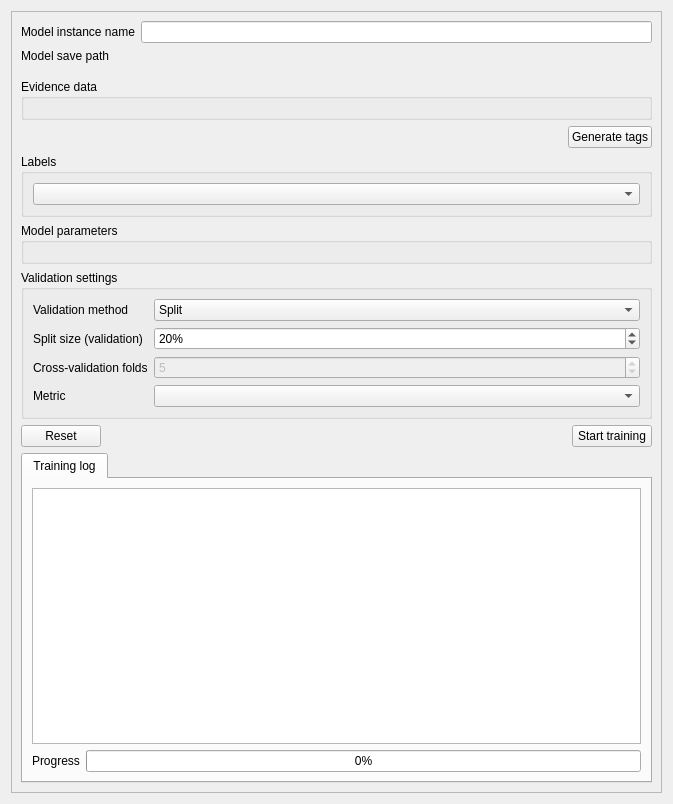
<?xml version="1.0" encoding="UTF-8"?>
<ui version="4.0">
 <class>Form</class>
 <widget class="QWidget" name="Form">
  <property name="geometry">
   <rect>
    <x>0</x>
    <y>0</y>
    <width>673</width>
    <height>804</height>
   </rect>
  </property>
  <property name="windowTitle">
   <string>Form</string>
  </property>
  <layout class="QVBoxLayout" name="verticalLayout_2">
   <item>
    <widget class="QScrollArea" name="scrollArea">
     <property name="widgetResizable">
      <bool>true</bool>
     </property>
     <widget class="QWidget" name="scrollAreaWidgetContents">
      <property name="geometry">
       <rect>
        <x>0</x>
        <y>-27</y>
        <width>639</width>
        <height>811</height>
       </rect>
      </property>
      <layout class="QVBoxLayout" name="verticalLayout">
       <item>
        <layout class="QFormLayout" name="formLayout_5">
         <item row="0" column="0">
          <widget class="QLabel" name="model_name_label">
           <property name="text">
            <string>Model instance name</string>
           </property>
          </widget>
         </item>
         <item row="0" column="1">
          <widget class="QLineEdit" name="train_model_instance_name"/>
         </item>
         <item row="1" column="0">
          <widget class="QLabel" name="label_20">
           <property name="font">
            <font>
             <weight>50</weight>
             <bold>false</bold>
            </font>
           </property>
           <property name="text">
            <string>Model save path</string>
           </property>
           <property name="alignment">
            <set>Qt::AlignBottom|Qt::AlignLeading|Qt::AlignLeft</set>
           </property>
          </widget>
         </item>
         <item row="1" column="1">
          <widget class="QgsFileWidget" name="train_model_save_path">
           <property name="storageMode">
            <enum>QgsFileWidget::SaveFile</enum>
           </property>
          </widget>
         </item>
        </layout>
       </item>
       <item>
        <spacer name="verticalSpacer_2">
         <property name="orientation">
          <enum>Qt::Vertical</enum>
         </property>
         <property name="sizeType">
          <enum>QSizePolicy::Fixed</enum>
         </property>
         <property name="sizeHint" stdset="0">
          <size>
           <width>20</width>
           <height>10</height>
          </size>
         </property>
        </spacer>
       </item>
       <item>
        <widget class="QGroupBox" name="train_evidence_data_box">
         <property name="sizePolicy">
          <sizepolicy hsizetype="Preferred" vsizetype="Maximum">
           <horstretch>0</horstretch>
           <verstretch>0</verstretch>
          </sizepolicy>
         </property>
         <property name="title">
          <string>Evidence data</string>
         </property>
         <layout class="QVBoxLayout" name="verticalLayout_3">
          <item>
           <layout class="QVBoxLayout" name="train_evidence_data_layout"/>
          </item>
         </layout>
        </widget>
       </item>
       <item>
        <layout class="QHBoxLayout" name="horizontalLayout">
         <item>
          <spacer name="horizontalSpacer_2">
           <property name="orientation">
            <enum>Qt::Horizontal</enum>
           </property>
           <property name="sizeHint" stdset="0">
            <size>
             <width>40</width>
             <height>20</height>
            </size>
           </property>
          </spacer>
         </item>
         <item>
          <widget class="QPushButton" name="generate_tags_btn">
           <property name="text">
            <string>Generate tags</string>
           </property>
          </widget>
         </item>
        </layout>
       </item>
       <item>
        <widget class="QGroupBox" name="train_label_data_box">
         <property name="title">
          <string>Labels</string>
         </property>
         <layout class="QVBoxLayout" name="verticalLayout_21">
          <item>
           <widget class="QgsMapLayerComboBox" name="train_label_data"/>
          </item>
         </layout>
        </widget>
       </item>
       <item>
        <widget class="QGroupBox" name="train_parameter_box">
         <property name="title">
          <string>Model parameters</string>
         </property>
         <layout class="QFormLayout" name="formLayout_4"/>
        </widget>
       </item>
       <item>
        <widget class="QGroupBox" name="train_validation_box">
         <property name="title">
          <string>Validation settings</string>
         </property>
         <layout class="QFormLayout" name="formLayout_3">
          <item row="0" column="0">
           <widget class="QLabel" name="validation_method_label">
            <property name="text">
             <string>Validation method</string>
            </property>
           </widget>
          </item>
          <item row="0" column="1">
           <widget class="QComboBox" name="validation_method">
            <item>
             <property name="text">
              <string>Split</string>
             </property>
            </item>
            <item>
             <property name="text">
              <string>K-fold CV</string>
             </property>
            </item>
            <item>
             <property name="text">
              <string>Stratified k-fold CV</string>
             </property>
            </item>
            <item>
             <property name="text">
              <string>Leave-one-out CV</string>
             </property>
            </item>
            <item>
             <property name="text">
              <string>None</string>
             </property>
            </item>
           </widget>
          </item>
          <item row="1" column="0">
           <widget class="QLabel" name="split_size_label">
            <property name="text">
             <string>Split size (validation)</string>
            </property>
           </widget>
          </item>
          <item row="2" column="0">
           <widget class="QLabel" name="cv_folds_label">
            <property name="text">
             <string>Cross-validation folds</string>
            </property>
           </widget>
          </item>
          <item row="2" column="1">
           <widget class="QgsSpinBox" name="cv_folds">
            <property name="enabled">
             <bool>false</bool>
            </property>
            <property name="minimum">
             <number>2</number>
            </property>
            <property name="value">
             <number>5</number>
            </property>
           </widget>
          </item>
          <item row="3" column="0">
           <widget class="QLabel" name="validation_metrics_label">
            <property name="text">
             <string>Metric</string>
            </property>
           </widget>
          </item>
          <item row="3" column="1">
           <widget class="QComboBox" name="validation_metrics"/>
          </item>
          <item row="1" column="1">
           <widget class="QgsSpinBox" name="split_size">
            <property name="suffix">
             <string>%</string>
            </property>
            <property name="minimum">
             <number>1</number>
            </property>
            <property name="maximum">
             <number>99</number>
            </property>
            <property name="value">
             <number>20</number>
            </property>
           </widget>
          </item>
         </layout>
        </widget>
       </item>
       <item>
        <layout class="QHBoxLayout" name="reset_start_layout">
         <item>
          <widget class="QPushButton" name="reset_training_parameters_btn">
           <property name="text">
            <string>Reset</string>
           </property>
          </widget>
         </item>
         <item>
          <spacer name="horizontalSpacer">
           <property name="orientation">
            <enum>Qt::Horizontal</enum>
           </property>
           <property name="sizeHint" stdset="0">
            <size>
             <width>40</width>
             <height>20</height>
            </size>
           </property>
          </spacer>
         </item>
         <item>
          <widget class="QPushButton" name="start_training_btn">
           <property name="text">
            <string>Start training</string>
           </property>
          </widget>
         </item>
        </layout>
       </item>
       <item>
        <widget class="QTabWidget" name="model_output_tab">
         <property name="minimumSize">
          <size>
           <width>0</width>
           <height>300</height>
          </size>
         </property>
         <property name="currentIndex">
          <number>0</number>
         </property>
         <widget class="QWidget" name="log_tab">
          <attribute name="title">
           <string>Training log</string>
          </attribute>
          <layout class="QVBoxLayout" name="verticalLayout_17">
           <item>
            <layout class="QVBoxLayout" name="verticalLayout_18">
             <item>
              <widget class="QTextEdit" name="training_log">
               <property name="sizePolicy">
                <sizepolicy hsizetype="Expanding" vsizetype="Expanding">
                 <horstretch>0</horstretch>
                 <verstretch>0</verstretch>
                </sizepolicy>
               </property>
               <property name="minimumSize">
                <size>
                 <width>0</width>
                 <height>0</height>
                </size>
               </property>
               <property name="maximumSize">
                <size>
                 <width>16777215</width>
                 <height>16777215</height>
                </size>
               </property>
               <property name="autoFormatting">
                <set>QTextEdit::AutoNone</set>
               </property>
               <property name="readOnly">
                <bool>true</bool>
               </property>
               <property name="html">
                <string>&lt;!DOCTYPE HTML PUBLIC &quot;-//W3C//DTD HTML 4.0//EN&quot; &quot;http://www.w3.org/TR/REC-html40/strict.dtd&quot;&gt;
&lt;html&gt;&lt;head&gt;&lt;meta name=&quot;qrichtext&quot; content=&quot;1&quot; /&gt;&lt;style type=&quot;text/css&quot;&gt;
p, li { white-space: pre-wrap; }
&lt;/style&gt;&lt;/head&gt;&lt;body style=&quot; font-family:'Ubuntu'; font-size:11pt; font-weight:400; font-style:normal;&quot;&gt;
&lt;p style=&quot;-qt-paragraph-type:empty; margin-top:0px; margin-bottom:0px; margin-left:0px; margin-right:0px; -qt-block-indent:0; text-indent:0px;&quot;&gt;&lt;br /&gt;&lt;/p&gt;&lt;/body&gt;&lt;/html&gt;</string>
               </property>
              </widget>
             </item>
             <item>
              <layout class="QHBoxLayout" name="progress_layout">
               <item>
                <widget class="QLabel" name="training_progress_label">
                 <property name="text">
                  <string>Progress</string>
                 </property>
                </widget>
               </item>
               <item>
                <widget class="QProgressBar" name="training_progress_bar">
                 <property name="value">
                  <number>0</number>
                 </property>
                </widget>
               </item>
              </layout>
             </item>
            </layout>
           </item>
          </layout>
         </widget>
        </widget>
       </item>
      </layout>
     </widget>
    </widget>
   </item>
  </layout>
 </widget>
 <customwidgets>
  <customwidget>
   <class>QgsFileWidget</class>
   <extends>QWidget</extends>
   <header>qgsfilewidget.h</header>
   <container>1</container>
  </customwidget>
  <customwidget>
   <class>QgsMapLayerComboBox</class>
   <extends>QComboBox</extends>
   <header>qgsmaplayercombobox.h</header>
  </customwidget>
  <customwidget>
   <class>QgsSpinBox</class>
   <extends>QSpinBox</extends>
   <header>qgsspinbox.h</header>
  </customwidget>
 </customwidgets>
 <resources/>
 <connections/>
</ui>
